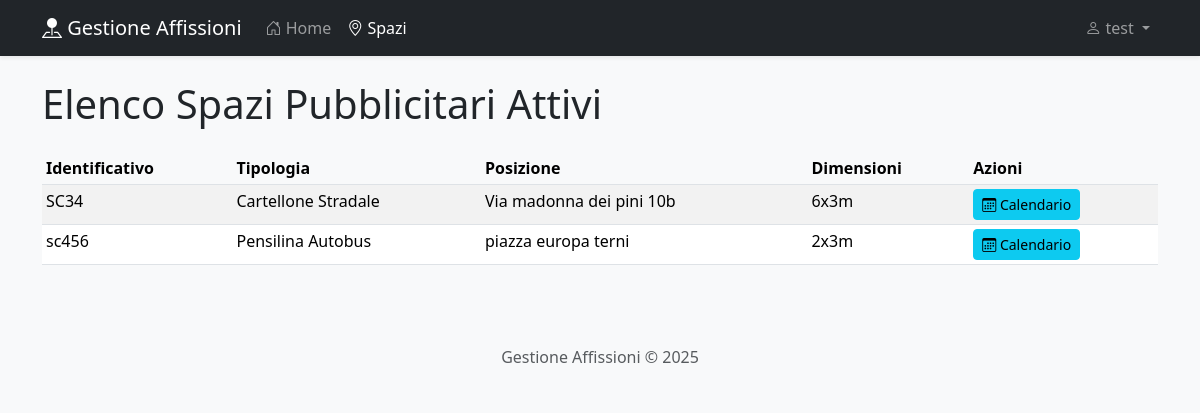
Page /spazi/ (signed in) on the committed database.
### gestione/models.py (models this page shows, shortened)
class SpazioPubblicitario(models.Model):
    TIPOLOGIA_CHOICES = [
        ('cartellone', _('Cartellone Stradale')),
        ('pensilina', _('Pensilina Autobus')),
        ('transenna', _('Transenna Parapedonale')),
        ('altro', _('Altro')),
    ]
    identificativo = models.CharField(_("Identificativo Univoco"), max_length=50, unique=True, help_text=_("Es. BS-001, MI-P05"))
    descrizione = models.CharField(_("Descrizione Breve"), max_length=200, blank=True, null=True)
    posizione_indirizzo = models.TextField(_("Posizione (Indirizzo)"), help_text=_("Indirizzo completo dello spazio"))
    posizione_lat = models.DecimalField(_("Latitudine"), max_digits=9, decimal_places=6, blank=True, null=True, help_text=_("Coordinate geografiche (opzionale)"))
    posizione_lon = models.DecimalField(_("Longitudine"), max_digits=9, decimal_places=6, blank=True, null=True, help_text=_("Coordinate geografiche (opzionale)"))
    dimensioni = models.CharField(_("Dimensioni"), max_length=50, blank=True, null=True, help_text=_("Es. 6x3m, 100x140cm"))
    tipologia = models.CharField(_("Tipologia"), max_length=50, choices=TIPOLOGIA_CHOICES, default='cartellone')
    note = models.TextField(_("Altre Caratteristiche Rilevanti"), blank=True, null=True)
    attivo = models.BooleanField(_("Attivo"), default=True, help_text=_("Indica se lo spazio è attualmente utilizzabile"))
    data_creazione = models.DateTimeField(auto_now_add=True)
    data_modifica = models.DateTimeField(auto_now=True)
    class Meta:
        verbose_name = _("Spazio Pubblicitario")
        verbose_name_plural = _("Spazi Pubblicitari")
        ordering = ['identificativo']

### gestione/views.py (the view)
# urls.py: path('spazi/', views.SpazioListView.as_view(), name='spazio_list'),
class SpazioListView(LoginRequiredMixin, ListView):
    model = SpazioPubblicitario
    template_name = 'gestione/spazio_list.html'
    context_object_name = 'spazi'
    paginate_by = 15
    def get_queryset(self):
        return SpazioPubblicitario.objects.filter(attivo=True).order_by('identificativo')

### gestione/templatetags/auth_extras.py (called while the page is built)
@register.filter(name='has_group')
def has_group(user, group_name):
    if not user.is_authenticated:
        return False
    try:
        group = Group.objects.get(name=group_name)
    except Group.DoesNotExist:
        return False
    return group in user.groups.all()

### gestione/templates/gestione/spazio_list.html (shortened to what this page needs)
{% extends "base.html" %}
{% load static %}
{% load auth_extras %}
{% block content %}
<div class="d-flex justify-content-between align-items-center mb-3">
    <h1>Elenco Spazi Pubblicitari Attivi</h1>
</div>
<div class="table-responsive">
    <table class="table table-striped table-hover table-sm">
        <thead>
            <tr>
                <th>Identificativo</th>
                <th>Tipologia</th>
                <th>Posizione</th>
                <th>Dimensioni</th>
                <th>Azioni</th>
            </tr>
        </thead>
        <tbody>
            {% for spazio in spazi %}
            <tr>
                <td>{{ spazio.identificativo }}</td>
                <td>{{ spazio.get_tipologia_display }}</td>
                <td>{{ spazio.posizione_indirizzo|truncatewords:10 }}</td>
                <td>{{ spazio.dimensioni|default:"N/D" }}</td>
                <td>
                    <a href="{% url 'gestione:spazio_calendario' pk=spazio.pk %}" class="btn btn-sm btn-info" title="Vedi Calendario">
                         <i class="bi bi-calendar3"></i> Calendario
                    </a>
                </td>
            </tr>
            {% empty %}
            <tr>
                <td colspan="5" class="text-center text-muted">Nessuno spazio pubblicitario trovato.</td>
            </tr>
            {% endfor %}
        </tbody>
    </table>
</div>
{% endblock %}

### templates/base.html (shortened to what this page needs)
<!DOCTYPE html>
{% load static %}
{% load auth_extras %}
<html lang="it">
<head>
    <link href="https://cdn.jsdelivr.net/npm/bootstrap@5.3.3/dist/css/bootstrap.min.css" rel="stylesheet">
    <link rel="stylesheet" href="https://cdn.jsdelivr.net/npm/bootstrap-icons@1.11.3/font/bootstrap-icons.min.css">
    <link rel="stylesheet" href="{% static 'gestione/css/style.css' %}">
</head>
<body>
    <nav class="navbar navbar-expand-lg navbar-dark bg-dark mb-4">
        <div class="container">
            <a class="navbar-brand" href="{% url 'gestione:home' %}">
                <i class="bi bi-pin-map-fill"></i> Gestione Affissioni
            </a>
            <div class="collapse navbar-collapse" id="navbarNav">
                <ul class="navbar-nav me-auto mb-2 mb-lg-0">
                    {% if user.is_authenticated %}
                        <li class="nav-item">
                            <a class="nav-link {% if request.resolver_match.url_name == 'home' %}active{% endif %}" href="{% url 'gestione:home' %}">
                                <i class="bi bi-house-door"></i> Home
                            </a>
                        </li>
                        {% if user.is_staff %}
                            <li class="nav-item">
                                <a class="nav-link {% if request.resolver_match.url_name == 'spazio_list' or request.resolver_match.url_name == 'spazio_calendario' %}active{% endif %}" href="{% url 'gestione:spazio_list' %}">
                                    <i class="bi bi-geo-alt"></i> Spazi
                                </a>
                            </li>
                        {% else %}
                            {% if user|has_group:"Venditori" %}
                                <li class="nav-item">
                                    <a class="nav-link {% if request.resolver_match.url_name == 'spazio_list' or request.resolver_match.url_name == 'spazio_calendario' %}active{% endif %}" href="{% url 'gestione:spazio_list' %}">
                                        <i class="bi bi-geo-alt"></i> Spazi
                                    </a>
                                </li>
                            {% endif %}
                        {% endif %}
                    {% endif %}
                </ul>
                <ul class="navbar-nav ms-auto">
                     {% if user.is_authenticated %}
                        <li class="nav-item dropdown">
                            <a class="nav-link dropdown-toggle" href="#" role="button" data-bs-toggle="dropdown" aria-expanded="false">
                                <i class="bi bi-person"></i> {{ user.get_full_name|default:user.username }}
                            </a>
                        </li>
                    {% else %}
                        <li class="nav-item">
                            <a class="nav-link {% if request.resolver_match.url_name == 'login' %}active{% endif %}" href="{% url 'login' %}">
                                <i class="bi bi-box-arrow-in-right"></i> Login
                            </a>
                        </li>
                    {% endif %}
                </ul>
            </div>
        </div>
    </nav>
    <div class="container">
        {% block content %}
        {% endblock %}
    </div>
    <footer class="mt-5 p-3 text-center text-muted bg-light">
        Gestione Affissioni &copy; {% now "Y" %}
    </footer>
</body>
</html>

### gestione/static/gestione/css/style.css (style rules this page uses)
body { background-color: #f8f9fa; -webkit-font-smoothing: antialiased; -moz-osx-font-smoothing: grayscale; }
.navbar { box-shadow: 0 2px 4px rgba(0, 0, 0, .075); }
h1, .h1, h2, .h2, h3, .h3 { font-weight: 500; }
.table thead th { font-weight: 600; background-color: #f8f9fa; }

### rows in the picture
SpazioPubblicitario: identificativo "SC34", tipologia "Cartellone Stradale", posizione_indirizzo "Via madonna dei pini 10b", dimensioni "6x3m"
SpazioPubblicitario: identificativo "sc456", tipologia "Pensilina Autobus", posizione_indirizzo "piazza europa terni", dimensioni "2x3m"

### other values in the picture
{{ user.get_full_name|default:user.username }} "test"
